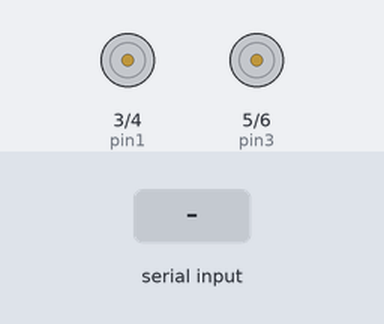
A sketch run on a simulated Arduino Uno, built with avr-gcc and run on an emulated ATmega328P. Shown: motor-driver pin pairs drawn as motors (green arrow = first pin HIGH = forward, orange = second pin HIGH = backward, longer = more drive). The inputs (shaded band) are chosen by the test bench. What the sketch prints to the serial monitor is not drawn.

Above: at 1.2 s.
1.3 s: byte 1 (1) received over Serial
Timing chart, 0 to 10.3 s (numbered marks = the images above; inputs shaded):
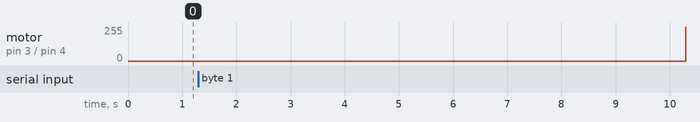

Measured:
- after the input at 1.3 s, motor on pin 3 (pin1) / pin 4 (pin2): stopped → forward 255/255 after 9.0 s

The sketch:

Motorpasoapaso.ino
```cpp
int pin1=3;
int pin2=4;
int pin3=5;
int pin4=6;
// paso simple
int paso[4][4] =
{
  {1, 0, 0, 0},
  {0, 1, 0, 0},
  {0, 0, 1, 0},
  {0, 0, 0, 1}
};
//paso doble
int paso2[4][4] =
{
  {1, 1, 0, 0},
  {0, 1, 1, 0},
  {0, 0, 1, 1},
  {1, 0, 0, 1}
};
// medio paso
 int paso3[8][4] =
{
  {1, 0, 0, 0},
  {1, 1, 0, 0},
  {0, 1, 0, 0},
  {0, 1, 1, 0},
  {0, 0, 1, 0},
  {0, 0, 1, 1},
  {0, 0, 0, 1},
  {1, 0, 0, 1}
};
void setup()
{
Serial.begin(9600);  // Abre la conexión con el puerto de serie
// Todos los pines en modo salida
pinMode(pin1, OUTPUT);
pinMode(pin2, OUTPUT);
pinMode(pin3, OUTPUT);
pinMode(pin4, OUTPUT);
Serial.println("OPCIONES");
Serial.println("1. Paso simple");
Serial.println("2. Paso doble");
Serial.println("3. Medio paso");
}

void loop(){
 //si existe datos disponibles los leemos
if (Serial.available()>0){
 //leemos la opcion enviada
int opcion=Serial.read();
Serial.write(opcion);
switch(opcion){
case 1:
  while(opcion=1){
    for (int i = 0; i < 4; i++){
    digitalWrite(pin1, paso[i][0]);
    digitalWrite(pin2, paso[i][1]);
    digitalWrite(pin3, paso[i][2]);
    digitalWrite(pin4, paso[i][3]);
    delay(5);
    Serial.println("ssss");
  }
  }
case 2:
  while(opcion=2){
    for (int i = 0; i < 4; i++){
    digitalWrite(pin1, paso2[i][0]);
    digitalWrite(pin2, paso2[i][1]);
    digitalWrite(pin3, paso2[i][2]);
    digitalWrite(pin4, paso2[i][3]);
    delay(5);
    }
  }
case 3:
  while(opcion=3){
    for (int i = 0; i < 8; i++){
    digitalWrite(pin1, paso3[i][0]);
    digitalWrite(pin2, paso3[i][1]);
    digitalWrite(pin3, paso3[i][2]);
    digitalWrite(pin4, paso3[i][3]);
    delay(5);
    }
  }
case 4:    // una mano no esta cersa del sensor
    Serial.println("bright");
    break;
  }
  delay(1);        // retraso entre lecturas para la estabilidad
}
 }
```
